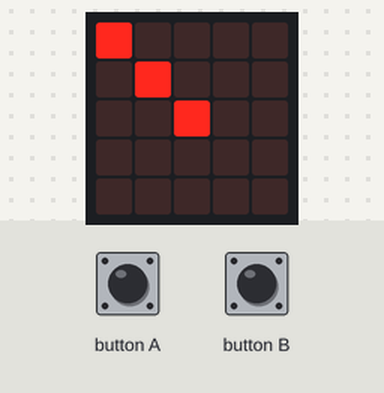
Simulated run of this program. Board: BBC micro:bit (MakeCode). Parts: the board's 5×5 LED display. Inputs (shaded band) come from the test bench. A reset restarts the program; random numbers come from a fixed seed; the 48×5 strip is a reading aid, not a part: it shows the text the display is scrolling, unrolled, one strip-width of it at a time.

Above: at 3.6 s.
3.7 s: button A pressed for 3.2 s
At 8.1 s:
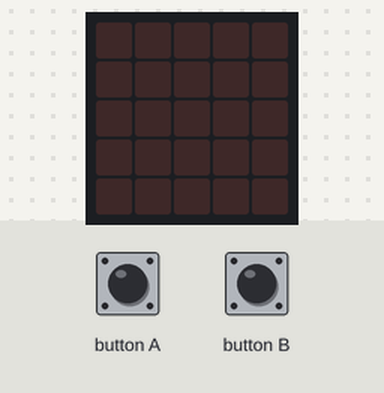
8.4 s: button B pressed for 0.15 s
At 10.2 s:
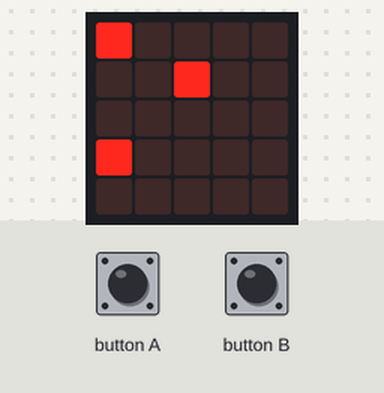
11.5 s: button A pressed for 0.15 s
At 15.1 s:
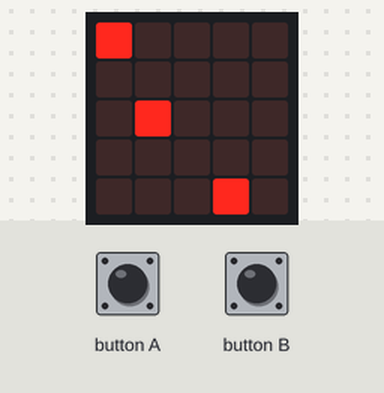
15.2 s: button B pressed for 0.15 s
At 16.6 s:
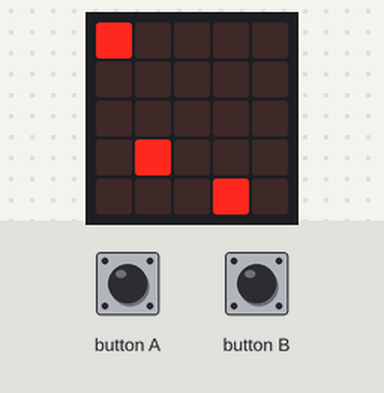
18.3 s: button A pressed for 1 s
At 20.7 s:
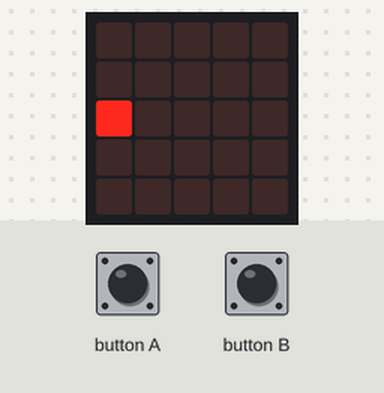
20.8 s: button B pressed for 0.15 s
At 22.2 s:
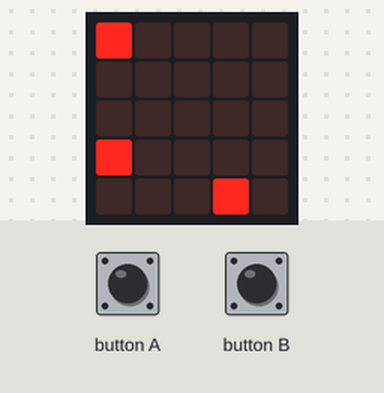

The program:

main.ts
```typescript
input.onButtonPressed(Button.A, function () {
    směr += -1
    if (směr < 0) {
        směr = 3
    }
    if (směr > 3) {
        směr = 0
    }
    posun = 1
})
input.onButtonPressed(Button.B, function () {
    směr += 1
    if (směr < 0) {
        směr = 3
    }
    if (směr > 3) {
        směr = 0
    }
    posun = 1
})
let směr = 0
let posun = 0
basic.pause(1000)
led.toggle(0, 2)
let konec_hry = 0
posun = 1
let jídlo_x = randint(0, 4)
let jídlo_y = randint(1, 4)
směr = 0
let x1 = 0
let y1 = 2
let x2 = 0
let x3 = 0
let x4 = 0
let x5 = 0
let y2 = 0
let y3 = 0
let y4 = 0
let y5 = 0
let čekání = 1000
let délka = 1
let smrt = 0
basic.pause(čekání)
basic.forever(function () {
    if (konec_hry == 0) {
        if (x1 == jídlo_x && y1 == jídlo_y) {
            délka += 1
            jídlo_x = randint(0, 4)
            jídlo_y = randint(1, 4)
        }
        basic.clearScreen()
        if (délka >= 1) {
            led.plot(0, 0)
        }
        if (délka >= 2) {
            led.plot(1, 0)
        }
        if (délka >= 3) {
            led.plot(2, 0)
        }
        if (délka >= 4) {
            led.plot(3, 0)
        }
        if (délka >= 5) {
            led.plot(4, 0)
        }
        if (posun == 1) {
            if (délka >= 2) {
                if (délka >= 3) {
                    if (délka >= 4) {
                        x5 = x4
                        y5 = y4
                    }
                    x4 = x3
                    y4 = y3
                }
                x3 = x2
                y3 = y2
                x2 = x1
                y2 = y1
            }
            if (směr == 0) {
                x1 += 1
            }
            if (směr == 1) {
                y1 += 1
            }
            if (směr == 2) {
                x1 += -1
            }
            if (směr == 3) {
                y1 += -1
            }
        }
        led.plot(x1, y1)
        if (délka >= 2) {
            led.plot(x2, y2)
        }
        if (délka >= 3) {
            led.plot(x3, y3)
        }
        if (délka >= 4) {
            led.plot(x4, y4)
        }
        if (délka >= 5) {
            led.plot(x5, y5)
        }
        led.plot(jídlo_x, jídlo_y)
        basic.pause(čekání)
    }
})
basic.forever(function () {
    if (délka >= 5) {
        smrt = -1
        basic.pause(1000)
        posun = 0
        konec_hry = 1
        basic.clearScreen()
        konec_hry = 2
        for (let index = 0; index < 6; index++) {
            led.toggle(0, 0)
            led.toggle(1, 0)
            led.toggle(2, 0)
            led.toggle(3, 0)
            led.toggle(4, 0)
            basic.pause(200)
        }
        basic.clearScreen()
        basic.showString("You won!")
        basic.pause(1000)
    }
    if (smrt >= 1) {
        posun = 0
        konec_hry = 1
        basic.clearScreen()
        konec_hry = 2
        basic.showString("You lost!")
        basic.pause(1000)
    }
})
basic.forever(function () {
    if (smrt == 0) {
        if (x1 > 4 && směr == 0) {
            x1 = 4
            posun = 0
            smrt += 1
        }
        if (x1 < 0 && směr == 2) {
            x1 = 0
            posun = 0
            smrt += 1
        }
        if (y1 < 1 && směr == 3) {
            y1 = 1
            posun = 0
            smrt += 1
        }
        if (y1 > 4 && směr == 1) {
            y1 = 4
            posun = 0
            smrt += 1
        }
        if (x1 == x2 && y1 == y2) {
            smrt += 1
        }
        if (x1 == x3 && y1 == y3) {
            smrt += 1
        }
        if (x1 == x4 && y1 == y4) {
            smrt += 1
        }
        if (x1 == x5 && y1 == y5) {
            smrt += 1
        }
    }
})
basic.forever(function () {
    if (konec_hry == 2) {
        if (input.buttonIsPressed(Button.A)) {
            basic.clearScreen()
            basic.pause(1000)
            control.reset()
        }
    }
})
```

test.ts
```typescript
// Tady jsou testy. Při použití tohoto balíčku jako rozšíření nebude zkompilováno.
```

Measured:
- what the display in image 2 shows lasts 1.0 s, from 9.4 s to 10.4 s
